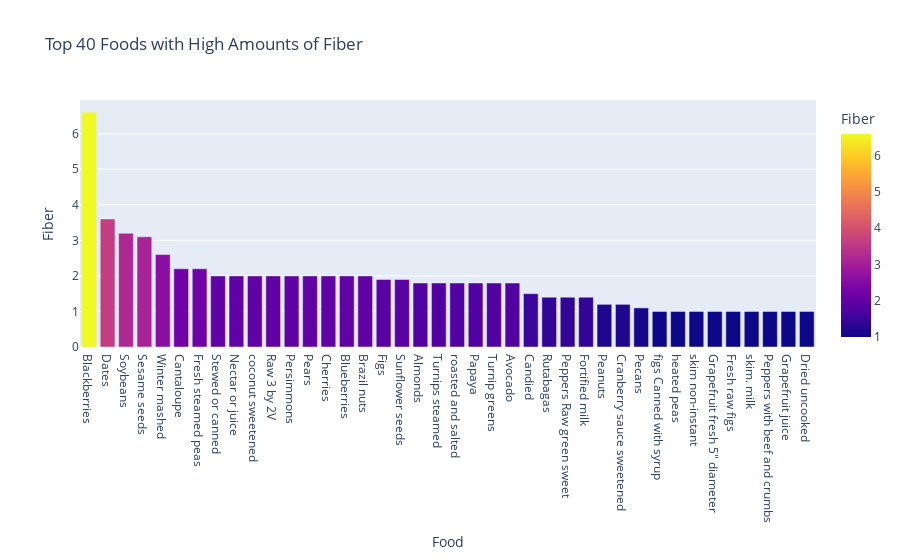

The notebook cell saved with this chart:
### Markdown cell above
The graph below shows the top 40 Foods with high fibre content which can help people to refer to if they need to increase or decrease their fibre intake in their diet.

### Code cell
alls=[ 'Dairy products', 'Fats, Oils, Shortenings', 'Meat, Poultry',' Vegetables A-E',
 'Vegetables R-Z', 'Fruits A-F', 'Fruits G-P', 'Fiber','Fish, Seafood','Breads, cereals, fastfood,grains','Seeds and Nuts']

fiber = nutrients[nutrients['Category'].isin(alls)]

fiber = carbs.sort_values(by='Fiber', ascending= False)
top_40_fiber = fiber.head(40)
fig = px.bar(top_40_fiber, x='Food', y='Fiber', color='Fiber', title= 'Top 40 Foods with High Amounts of Fiber')
fig.show()

### Figure 1 — Plotly figure (JSON) as saved in the notebook; plotly's stock layout.template omitted (floating-point values rounded to 4 significant figures)
{"data": [{"alignmentgroup": "True", "hovertemplate": "Food=%{x}<br>Fiber=%{marker.color}<extra></extra>", "legendgroup": "", "marker": {"color": [6.6, 3.6, 3.2, 3.1, 2.6, 2.2, 2.2, 2, 2, 2, 2, 2, 2, 2, 2, 2, 1.9, 1.9, 1.8, 1.8, 1.8, 1.8, 1.8, 1.8, 1.5, 1.4, 1.4, 1.4, 1.2, 1.2, 1.1, 1, 1, 1, 1, 1, 1, 1, 1, 1], "coloraxis": "coloraxis", "pattern": {"shape": ""}}, "name": "", "offsetgroup": "", "orientation": "v", "showlegend": false, "textposition": "auto", "type": "bar", "x": ["Blackberries", "Dates", "Soybeans", "Sesame seeds", "Winter mashed", "Cantaloupe", "Fresh steamed peas", "Stewed or canned", "Nectar or juice", "coconut sweetened", "Raw 3 by 2V", "Persimmons", "Pears", "Cherries", "Blueberries", "Brazil nuts", "Figs", "Sunflower seeds", "Almonds", "Turnips steamed", "roasted and salted", "Papaya", "Turnip greens", "Avocado", "Candied", "Rutabagas", "Peppers Raw green sweet", "Fortified milk", "Peanuts", "Cranberry sauce sweetened", "Pecans", "figs Canned with syrup ", "heated peas", "skim non-instant", "Grapefruit fresh 5\" diameter", "Fresh raw figs", "skim. milk", "Peppers with beef and crumbs", "Grapefruit juice", "Dried uncooked"], "xaxis": "x", "y": [6.6, 3.6, 3.2, 3.1, 2.6, 2.2, 2.2, 2, 2, 2, 2, 2, 2, 2, 2, 2, 1.9, 1.9, 1.8, 1.8, 1.8, 1.8, 1.8, 1.8, 1.5, 1.4, 1.4, 1.4, 1.2, 1.2, 1.1, 1, 1, 1, 1, 1, 1, 1, 1, 1], "yaxis": "y"}], "layout": {"barmode": "relative", "coloraxis": {"colorbar": {"title": {"text": "Fiber"}}, "colorscale": [[0, "#0d0887"], [0.1111, "#46039f"], [0.2222, "#7201a8"], [0.3333, "#9c179e"], [0.4444, "#bd3786"], [0.5556, "#d8576b"], [0.6667, "#ed7953"], [0.7778, "#fb9f3a"], [0.8889, "#fdca26"], [1, "#f0f921"]]}, "legend": {"tracegroupgap": 0}, "title": {"text": "Top 40 Foods with High Amounts of Fiber"}, "xaxis": {"anchor": "y", "domain": [0, 1], "title": {"text": "Food"}}, "yaxis": {"anchor": "x", "domain": [0, 1], "title": {"text": "Fiber"}}}}
